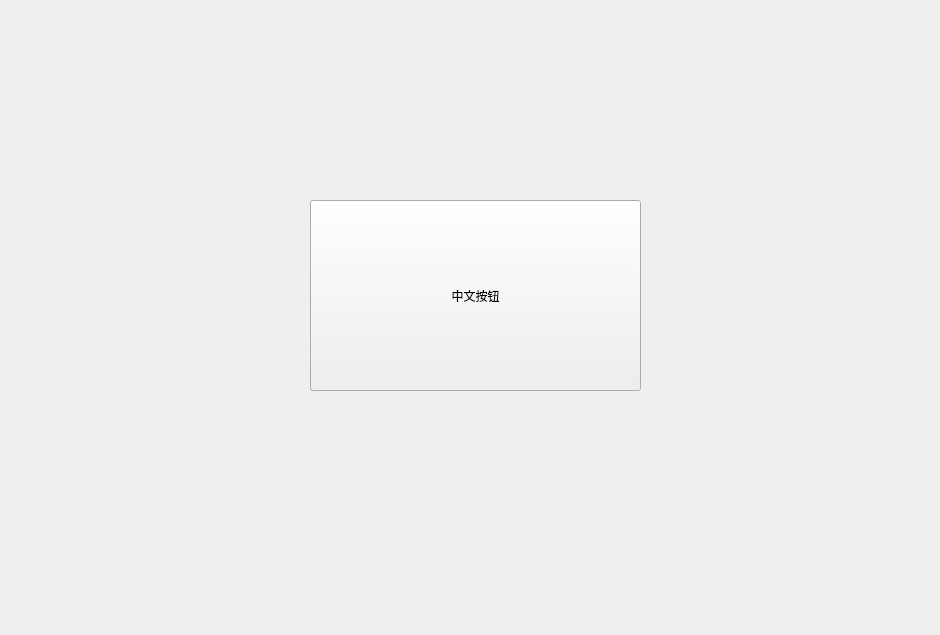
<?xml version="1.0" encoding="UTF-8"?>
<ui version="4.0">
 <class>vs_cn_codecClass</class>
 <widget class="QWidget" name="vs_cn_codecClass">
  <property name="geometry">
   <rect>
    <x>0</x>
    <y>0</y>
    <width>940</width>
    <height>635</height>
   </rect>
  </property>
  <property name="windowTitle">
   <string>vs_cn_codec</string>
  </property>
  <widget class="QPushButton" name="pushButton">
   <property name="geometry">
    <rect>
     <x>310</x>
     <y>200</y>
     <width>331</width>
     <height>191</height>
    </rect>
   </property>
   <property name="text">
    <string>中文按钮</string>
   </property>
  </widget>
 </widget>
 <layoutdefault spacing="6" margin="11"/>
 <resources>
  <include location="vs_cn_codec.qrc"/>
 </resources>
 <connections/>
</ui>
